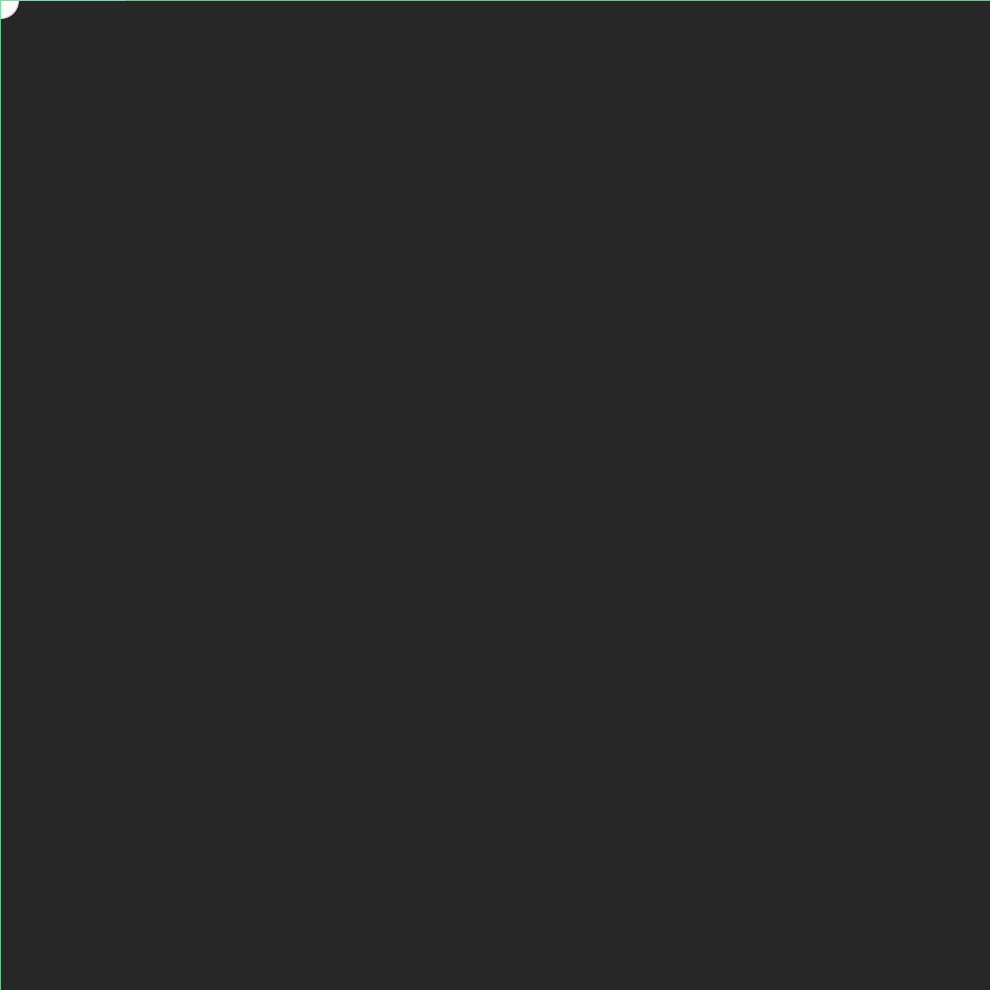
Frame 1 (no input)
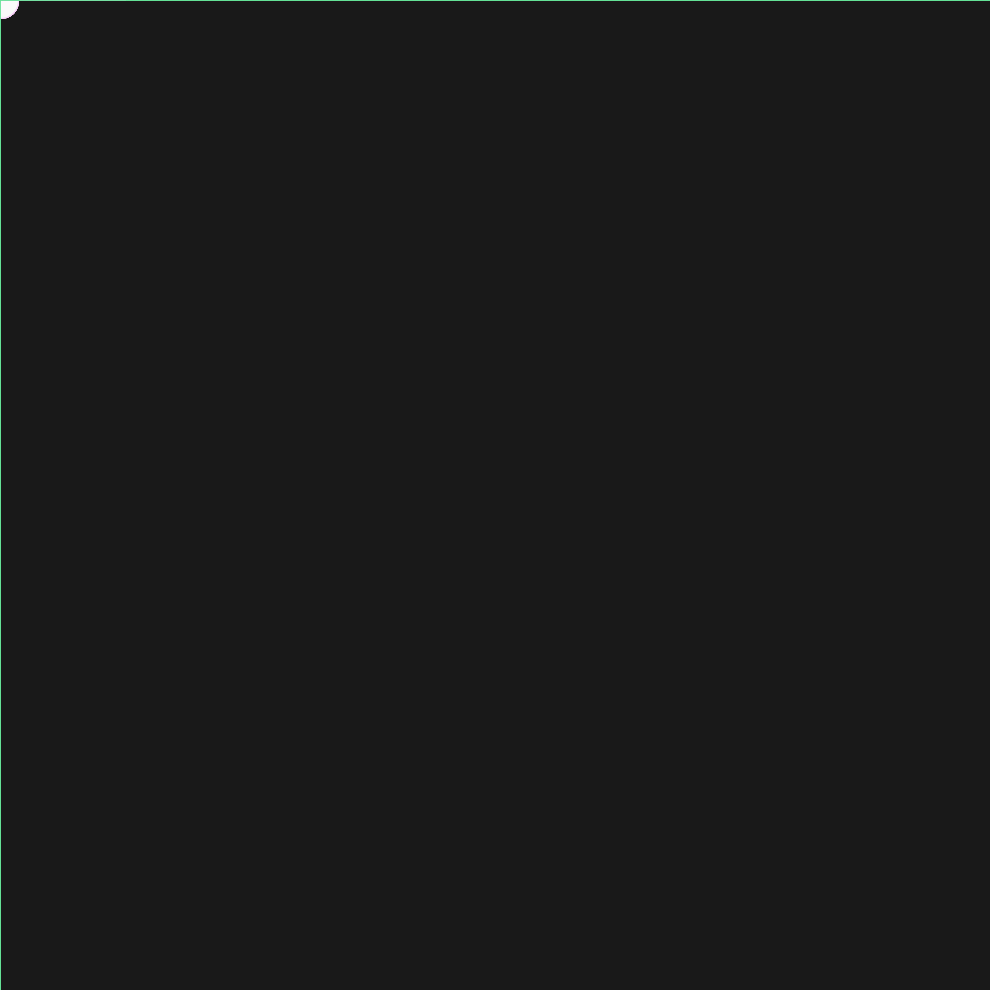
Frame 60 (the mouse pressed at the canvas centre just before this capture)
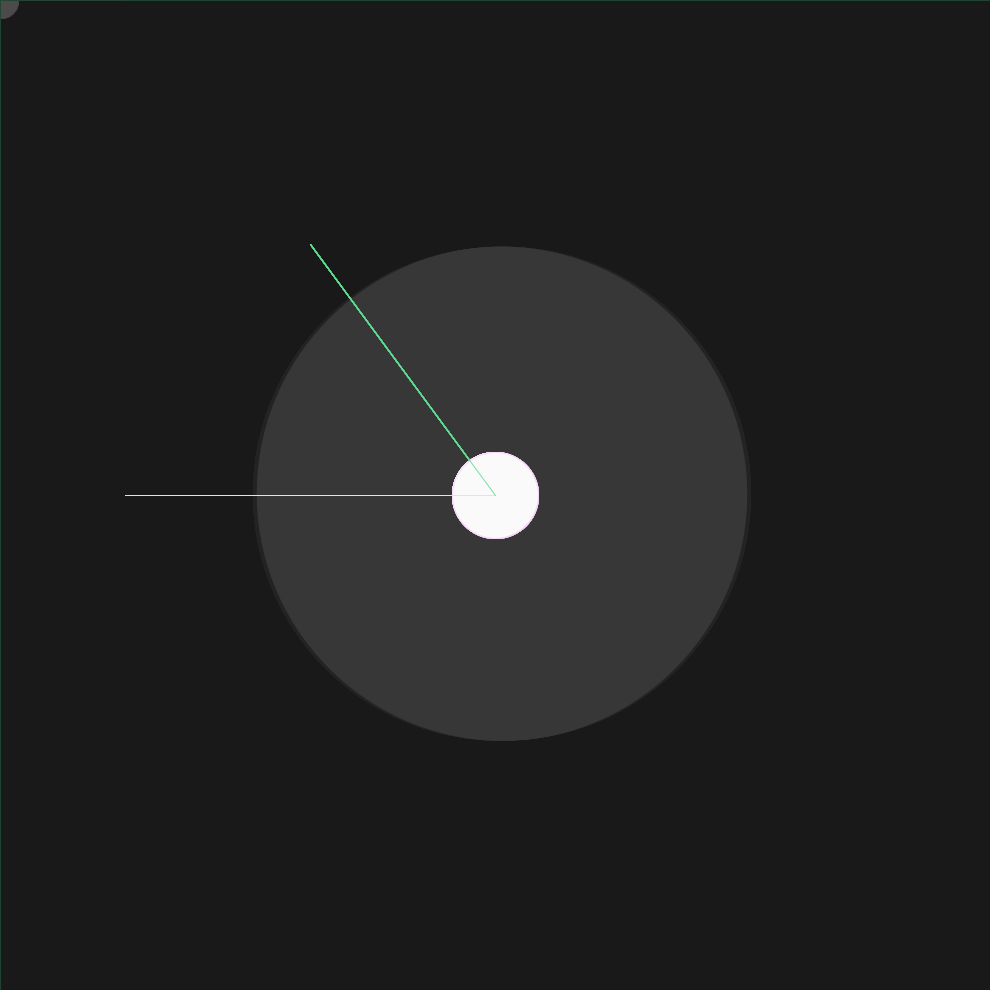
Frame 120 (the mouse held since frame 60 and released just before this capture)

The Processing sketch that drew these frames (run headless with seeded random() and noise(); from frame 60 on, the mouse is pressed at the canvas centre):

// Processing sketch: processing_30162
// ── processing_30162.pde


void setup() { 
  float x, y, larg, vx, vy;
  size(990, 990);
  smooth();
  background(050, 050, 050, 050);//cor do fundo
  x=width /2;
  y=height/2;
  larg=100;
  vx=2;
  vy=3;
}


void draw() {
fill(255);
  stroke(521, 215, 365, 254);
 ellipse (mouseX, mouseY, (mouseY-150)/4, (mouseX-150)/4);
  line(mouseX, mouseY, 125, mouseX);


  stroke(100, 226, 150, 226);//cor da linha 
  //rect(mouseX, mouseY, mouseY-200, mouseX-300);

 // triangle(250, mouseX, 145, mouseY, 152, mouseX);
  line (mouseX, mouseY, mouseY-185, mouseX-251);

  fill(652, 256, mouseX/1+15,100);


  if (mousePressed == true) {
    float Mspeed=abs(mouseX-pmouseX);
    //println(Mspeed);
    noStroke();
    float taille_ellipse=Mspeed;

    color ellipse_color = color(155+random(220, 110), random(255, 10), random(255, 10),100);
    fill(ellipse_color);
    ellipse(mouseX+random(-05, 10), mouseY+random(-05, 10), taille_ellipse, taille_ellipse);
    
    fill(ellipse_color);
    ellipse(mouseX+random(-05,10), mouseY+random(-05,10),taille_ellipse, taille_ellipse);
  }

  if (keyPressed == true) {
    background(255);
    //rect(mouseX, random(300), 150, mouseY, random(250), 200);
    fill(204, 809, 701, 205);
  }
  fill(0,5);
  rect (0,0,width,height);
}
